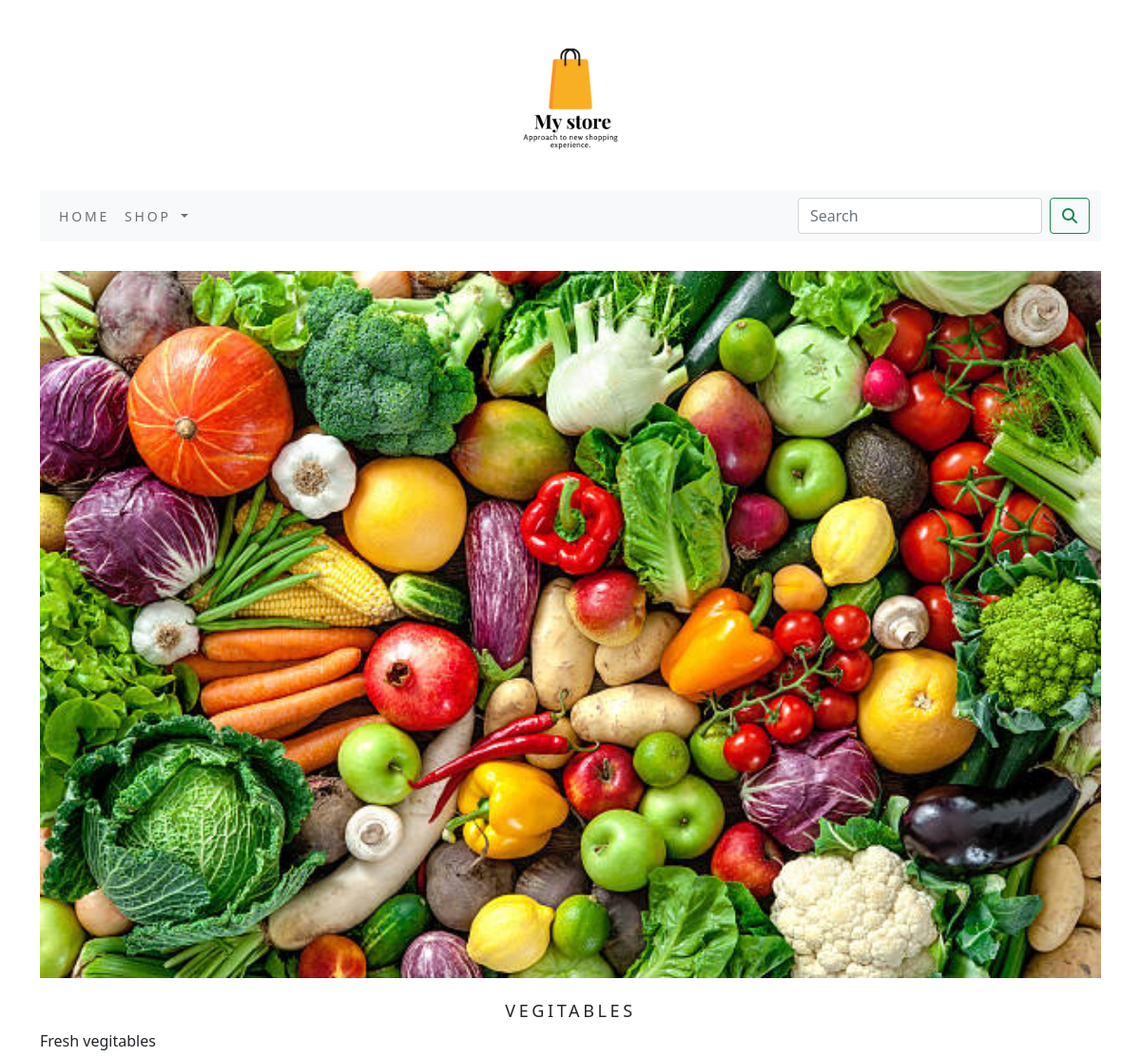
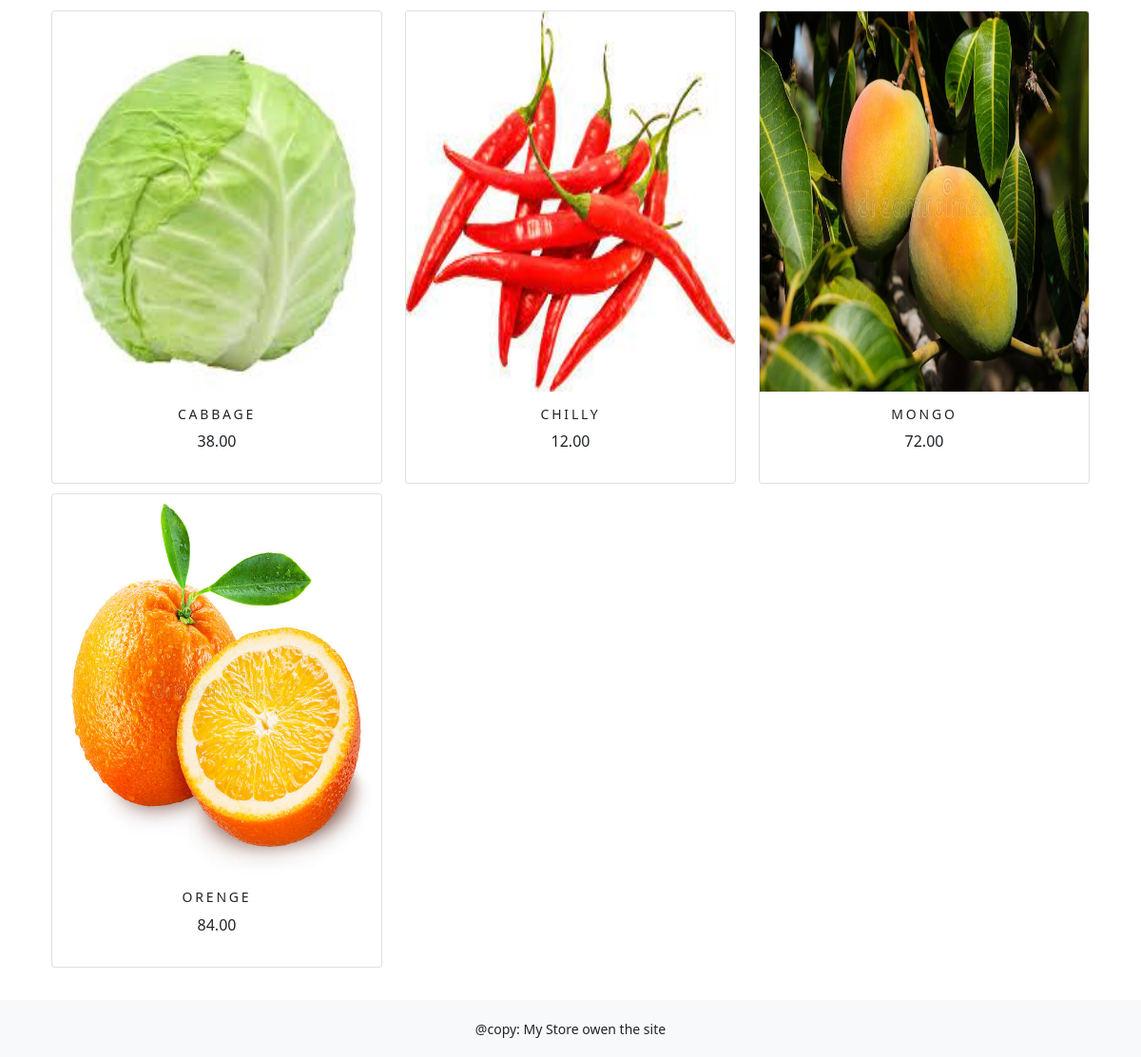
/shop/vegitables/, run on the app's committed database (2 pictures, top to bottom).
### shop/models.py (models this page shows, shortened)
class Category(models.Model):
    name = models.CharField(max_length=250, unique=True)
    slug = models.SlugField(max_length=500, unique=True)
    description = models.TextField(blank=True)
    image= models.ImageField(upload_to='category', blank=True)
    class Meta:
        ordering= ('name',)
        verbose_name='category'
        verbose_name_plural = 'categories'
    def get_url(self):
        return reverse('shop:product_by_category', args=[self.slug])

class Product(models.Model):
    name = models.CharField(max_length=250, unique=True)
    slug = models.SlugField(max_length=250, unique=True)
    description = models.TextField(blank=True)
    price = models.DecimalField(max_digits=10, decimal_places=2)
    category = models.ForeignKey(Category, on_delete=models.CASCADE)
    image = models.ImageField(upload_to='product', blank=True)
    stock = models.IntegerField()
    available = models.BooleanField(default=True)
    created = models.DateTimeField(auto_now_add=True)
    update = models.DateTimeField(auto_now=True)
    class Meta:
        ordering= ('name',)
        verbose_name='product'
        verbose_name_plural = 'products'
    def get_url(self):
        return reverse('shop:proCatDetail', args=[self.category.slug, self.slug])

### shop/views.py (the view)
# urls.py: path('', views.allproductCat, name='allproductCat'),
def allproductCat(request, c_slug=None):
    c_page = None
    products_list = None
    if c_slug != None:
        c_page = get_object_or_404(Category, slug=c_slug)
        products_list = Product.objects.all().filter(category=c_page, available=True)
    else:
        products_list = Product.objects.all().filter(available=True)
    paginator = Paginator(products_list, 6)
    try:
        page = int(request.GET.get('page', '1'))
    except:
        page = 1
    try:
        products = paginator.page(page)
    except (EmptyPage, InvalidPage):
        products = paginator.page(paginator.num_pages)
    return render(request, "category.html", {'category': c_page, 'products': products})

### cart/context_processors.py (called while the page is built)
def counter(request):
    item_count = 0
    if 'admin' in request.path:
         return {}
    else:
        try:
            cart = Cart.objects.filter(cart_id=_cart_id(request))
            cart_items = CartItems.objects.all().filter(cart=cart[:1])
            for cart_item in cart_items:
                item_count += cart_item.quantity
        except Cart.DoesNotExist:
            item_count = 0
    return dict(item_count=item_count)

### cart/views.py (called while the page is built)
def _cart_id(request):
    cart = request.session.session_key
    if not cart:
        cart = request.session.create()
    return cart

### shop/context_processors.py (called while the page is built)
def menu_links(request):
    links = Category.objects.all()
    return dict(links=links)

### templates/category.html (shortened to what this page needs)
{% extends 'base.html' %}
{% load static %}
{% block content %}
{% if category %}
  <div>
    <div class="row my_row_class">
      <div class="mx_auto">
      </div>
    </div>
  </div>
{% endif %}
<div class="mx_auto">
  {% if category %}
  <img class="my_image" src="{{category.image.url}}" alt="{{category.name}}">
</div>
  <br>
<div>
  <h1 class="text-center my_title">{{category.name}}</h1>
  <p class="text-justify">{{category.description}}</p>
</div>
  {% endif %}
<div class="container">
  <div class="row mx_auto">
    {% for product in products.object_list %}
    <div class="my_bottom_margi col-9 col-sm-12 col-md-4 xol-lg-4">
      <div class="card text-center" style=" min-width:18rem;">
        <a href="{{product.get_url}}"><img class="card-img-top my_image" src="{{product.image.url}}" alt="{{product.name}}" height="400px;"></a>
        <div class="card-body">
          <h4>{{product.name}}</h4>
          <p>{{product.price}}</p>
        </div>
      </div>
    </div>
    {% endfor %}
  </div>
    <br>
</div>
{% endblock %}

### static/css/custom.css (style rules this page uses)
.my_row_class { padding-top:15px; }
.my_row_class .mx_auto { color:#000; font-size:12px; }
.my_image { width:100%; text-transform:auto; }
.my_title { font-size:18px; text-transform:uppercase; letter-spacing:.2em; }
.my_bottom_margi { margin-bottom:10px; }
.card-body H4 { font-size:14px; text-transform:uppercase; letter-spacing:.2em; }

### data on the page
Category: image (picture), name "VEGITABLES", description "Fresh vegitables"
Product: image (picture), name "CABBAGE", price "38.00"
Product: image (picture), name "CHILLY", price "12.00"
Product: image (picture), name "MONGO", price "72.00"
Product: image (picture), name "ORENGE", price "84.00"
